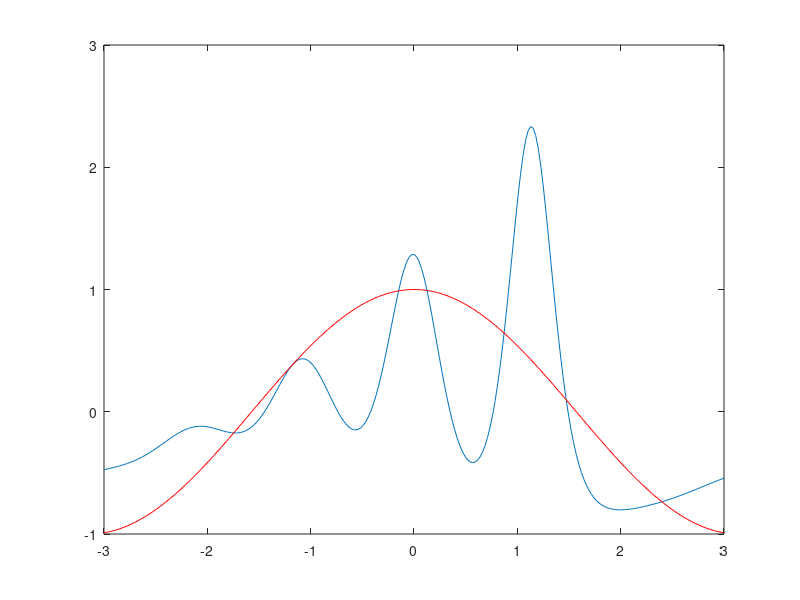

Here is the MATLAB script that generated this plot:
a = 0.022; % dispersion prefactor
N = 256;
tf = 2;
dt = 0.001;
Nt = round(tf/dt);
x0 = -pi;
xf = pi;
x = (xf-x0)/N*(-N/2:N/2-1);
u = cos(x); % initial condition
uu = zeros(Nt,N); uu(1,:) = u;

M = round(N/2);
k = zeros(1,N);
k(1:M) = 0:M-1; k(M+1:N) = -M:-1;
ik3 = 1j*k.^3;
U = fft(u); % go to spectral space
for n = 2:Nt
    t = n*dt;
    g = -0.5j*dt*k;
    expaik = exp(a*dt*ik3/2); % integrating
    expaik2 = expaik.^2; % factor
    % Runge-Kutta scheme
    rk1 = g.*fft(real(ifft(U)).^2);
    rk2 = g.*fft(real(ifft(expaik.*(U+rk1/2))).^2);
    rk3 = g.*fft(real(ifft(expaik.*U+rk2/2)).^2);
    rk4 = g.*fft(real(ifft(expaik2.*U+expaik.*rk3)).^2);
    U = expaik2.*U + (expaik2.*rk1 + 2*expaik.*(rk2+rk3) + rk4)/6;
    u = real(ifft(U)); % back to real space
    uu(n,:) = u;
end


figure
for k=1:10:Nt
    plot(x', uu(k,:), x', uu(1,:), "-r" )
    axis([-3,3,-1,3])
    pause(0.05);
    
end


